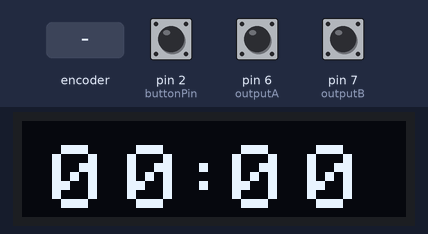
Recording of a sketch running on a simulated Arduino Uno, built with avr-gcc and run on an emulated ATmega328P. On the bench: 128×32 one-colour display. Inputs (shaded band) come from the test bench; at power-on: pin 2 (buttonPin) HIGH, pin 6 (outputA) HIGH, pin 7 (outputB) HIGH. What the sketch prints to the serial monitor is not drawn.

Above: at 0.8 s.
0.9 s: pin 2 (buttonPin) pulled LOW for 0.15 s
4.0 s: rotary encoder on pin 6 (outputA) / pin 7 (outputB) turned 2 steps (second pin leading)
At 5.4 s:
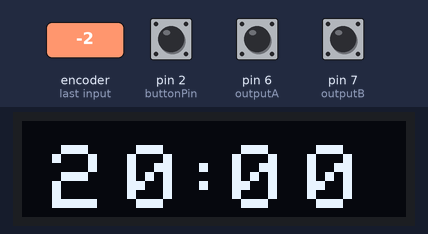
5.9 s: pin 2 (buttonPin) pulled LOW for 0.15 s
9.0 s: rotary encoder on pin 6 (outputA) / pin 7 (outputB) turned 1 step (first pin leading)
At 10.3 s:
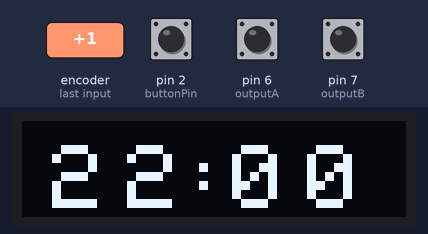
10.7 s: rotary encoder on pin 6 (outputA) / pin 7 (outputB) turned 1 step (first pin leading)
At 10.73 s:
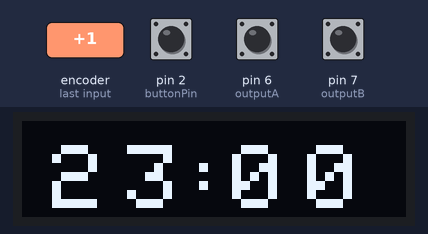
Timing chart, 0 to 13.4 s (numbered marks = the images above; inputs shaded):
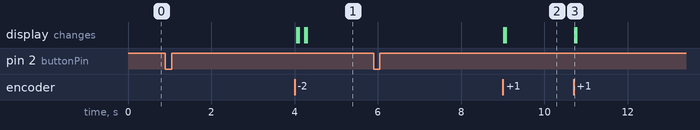

Measured:
- after the input at 0.9 s, every drawn part: stays the same
- after the input at 4.0 s, the display: changes after 0.05 s (image 1)
- after the input at 5.9 s, every drawn part: stays the same
- after the input at 9.0 s, the display: first changes at once (image 2 shows a later state)
- after the input at 10.7 s, the display: changes at once (image 3)

The sketch:

CLOCK_SAMPLE.ino
```cpp
#include <Wire.h>
#include <Adafruit_GFX.h>
#include <Adafruit_SSD1306.h>
#include <Adafruit_Sensor.h>

#define outputA 6 //CLK
#define outputB 7 // DT

#define SCREEN_WIDTH 128
#define SCREEN_HEIGHT 32
#define OLED_RESET -1

Adafruit_SSD1306 display(SCREEN_WIDTH, SCREEN_HEIGHT, &Wire, OLED_RESET);

unsigned long interval = 1000; // 1 seconds
unsigned long preMillis = 0;


int minutes_1 = 0;
int minutes_2 = 0;
int hours_1 = 0;
int hours_2 = 0;

int aState;
int aLastState;
int counter = 0;
const int buttonPin = 2; // button on rotary encoder module
int button_num = 0;
// h1,h2,m1,m2
void setup() {        // SET THE TIME HERE
  pinMode(outputA, INPUT);
  pinMode(outputB, INPUT);
  pinMode(buttonPin, INPUT_PULLUP);
  display.begin(SSD1306_SWITCHCAPVCC, 0x3C);
  Serial.begin(9600);
  display.clearDisplay();
  display.setTextColor(WHITE);

  aLastState = digitalRead(outputA);
  button_num = 0;

  while (button_num <= 5){

    aState = digitalRead(outputA);
    int buttonState = digitalRead(buttonPin);
    if (buttonState == LOW){
      button_num++;
      counter = 0;
      delay(500);
    }

    if (aState != aLastState){
      if (digitalRead(outputB) != aState){
        counter++;
      }
      else{
        counter--;
      }
    }
    if (button_num == 1){ //HOUR 1        H1, H2, M1, M2
      if(counter > 2){
        counter = 0;
      }
      if (counter < 0){
        counter = 2;
      }
      hours_1 = counter;
    }
    if (button_num == 2){ //HOUR 2

      if (hours_1 == 2){
        if (counter > 3){
          counter = 0;
        }
        if (counter < 0){
          counter = 3;
        }
      }
      else{
        if (counter > 9){
        counter = 0;
        }
        if (counter < 0){
        counter = 9;
        }
      }

      hours_2 = counter;


    }
    if (button_num == 3){ //MINUTE 1
      if (counter > 5){
        counter = 0;
      }
      if (counter < 0){
        counter = 5;
      }
      minutes_1 = counter;
    }
    if(button_num == 4){ //MINUTE 2
      if (counter > 9){
        counter = 0;
      }
      if (counter < 0){
        counter = 9;
      }
      minutes_2 = counter;
    }

    display.clearDisplay();

    display.setTextSize(3);
    display.setCursor(10, 8);
    display.print(hours_1);
    display.setTextSize(3);
    display.setCursor(35, 8);
    display.print(hours_2);
    display.setTextSize(3);
    display.setCursor(53, 8);
    display.print(":");
    display.setTextSize(3);
    display.setCursor(70, 8);
    display.print(minutes_1);
    display.setTextSize(3);
    display.setCursor(95, 8);
    display.print(minutes_2);

    display.display();

    Serial.print("|");
    Serial.print(hours_1);
    Serial.print(hours_2);
    Serial.print(":");
    Serial.print(minutes_1);
    Serial.print(minutes_2);
    Serial.println("|");

    aLastState = aState;
  }

}

void loop() {       // CONTINUE CURRENT TIME HERE
    display.clearDisplay();

    display.setTextSize(3);
    display.setCursor(10, 8);
    display.print(hours_1);
    display.setTextSize(3);
    display.setCursor(35, 8);
    display.print(hours_2);
    display.setTextSize(3);
    display.setCursor(53, 8);
    display.print(":");
    display.setTextSize(3);
    display.setCursor(70, 8);
    display.print(minutes_1);
    display.setTextSize(3);
    display.setCursor(95, 8);
    display.print(minutes_2);

    display.display();

    Serial.print("|");
    Serial.print(hours_1);
    Serial.print(hours_2);
    Serial.print(":");
    Serial.print(minutes_1);
    Serial.print(minutes_2);
    Serial.println("|");

}
```
